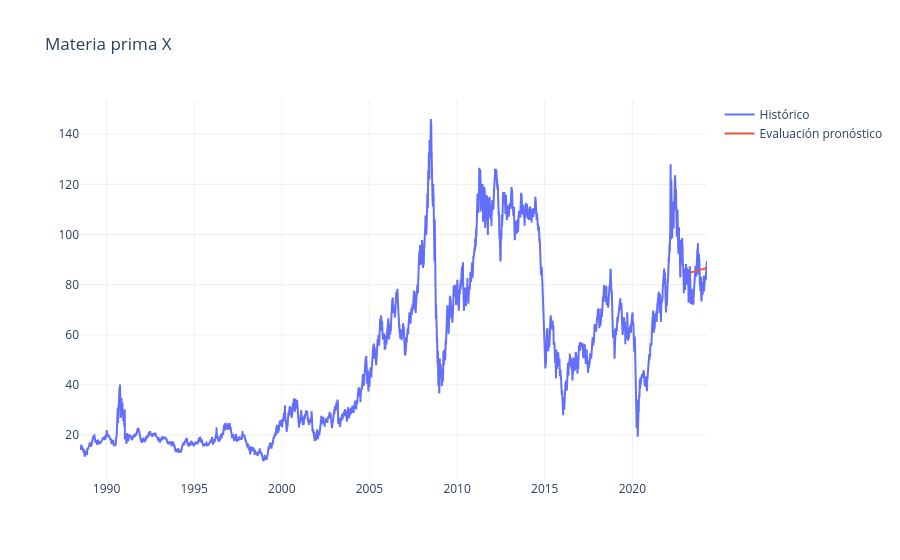
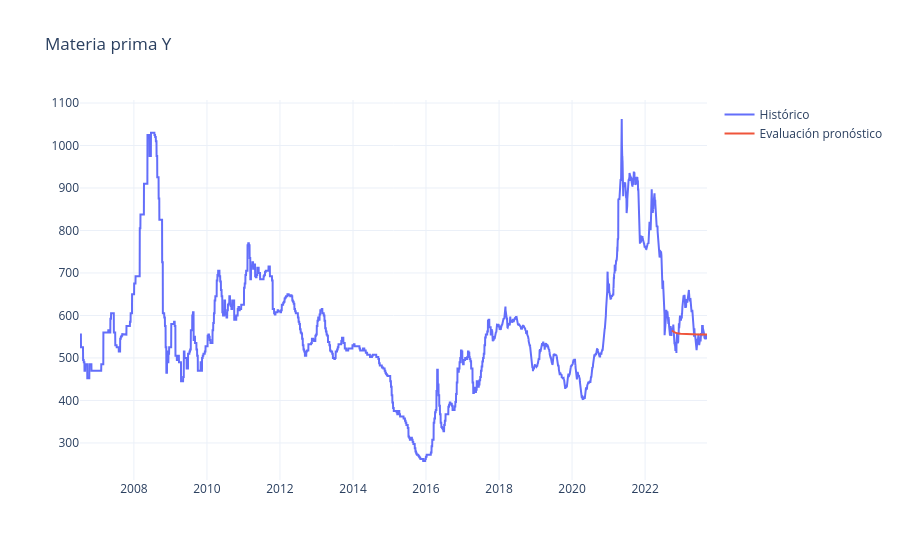

Notebook cell for these charts, in order:
### Code cell
plot_evaluation(X_data_process_df["Price"], (2,1,2), title="Materia prima X")
plot_evaluation(Y_data_process_df["Price"], (1,1,1), title="Materia prima Y")
plot_evaluation(Z_data_process_df["Price"], (2,1,2), title="Materia prima Z")

### Figure 1 — Plotly figure (JSON) as saved in the notebook; plotly's stock layout.template omitted (floating-point values rounded to 4 significant figures; data arrays with more than 128 entries replaced by an {"elided": "..."} marker saying what was removed)
{"data": [{"name": "Histórico", "type": "scatter", "x": {"elided": "9334 str values"}, "y": {"elided": "9334 float values"}}, {"name": "Evaluación pronóstico", "type": "scatter", "x": {"elided": "252 str values"}, "y": {"elided": "252 float values"}}], "layout": {"title": {"text": "Materia prima X"}}}

### Figure 2 — Plotly figure (JSON) as saved in the notebook; plotly's stock layout.template omitted (floating-point values rounded to 4 significant figures; data arrays with more than 128 entries replaced by an {"elided": "..."} marker saying what was removed)
{"data": [{"name": "Histórico", "type": "scatter", "x": {"elided": "4481 str values"}, "y": {"elided": "4481 float values"}}, {"name": "Evaluación pronóstico", "type": "scatter", "x": {"elided": "252 str values"}, "y": {"elided": "252 float values"}}], "layout": {"title": {"text": "Materia prima Y"}}}
